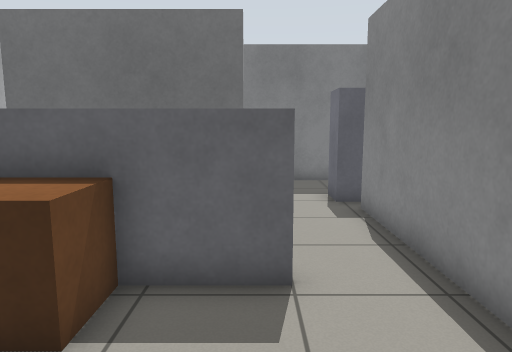
view 1 (above)

15 first-person views from a walk through a Gazebo world. The camera is 1.1 m above the floor, tilts 8° down and sees 70° across. The floor is counted in squares, 0.5 m on a side. Each view is taken from the middle of a square. On the plan, view 1 faces up. The plan holds only what a view shows up to about 19 squares ahead; the rest is blank.

view 2
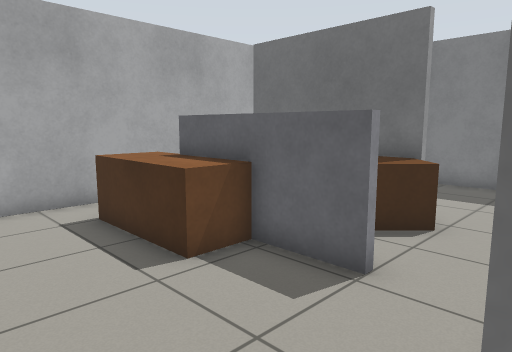

view 3
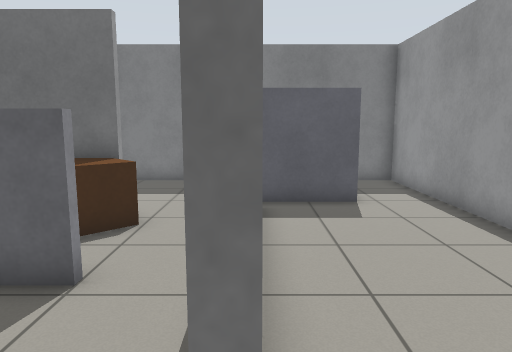

view 4
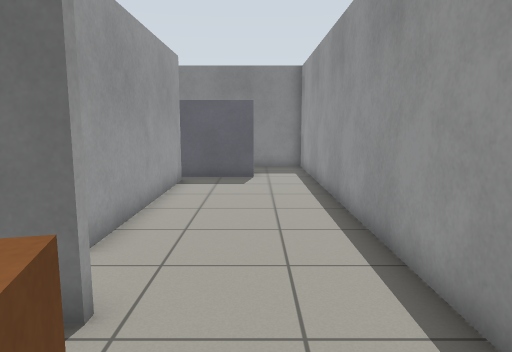

view 5
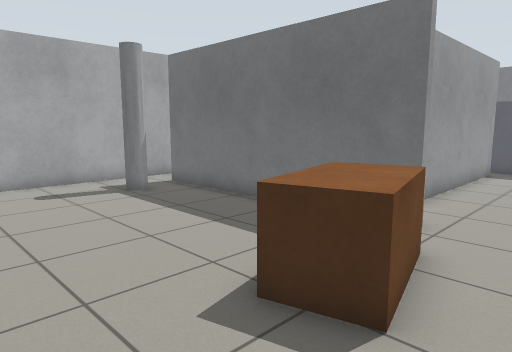

view 6
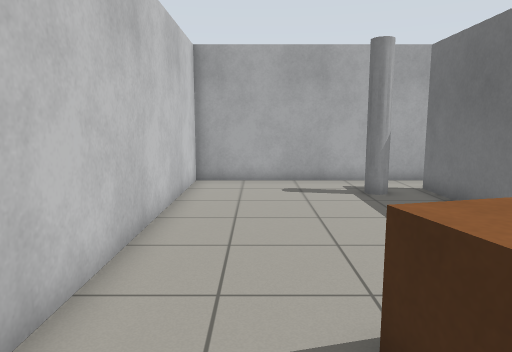

view 7
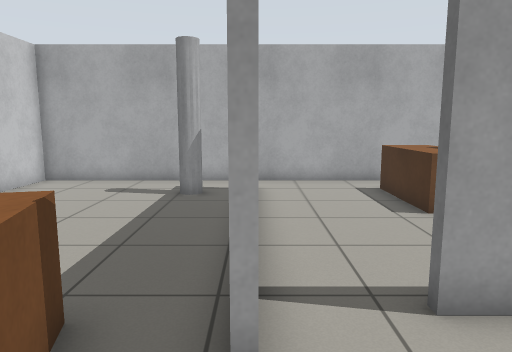

view 8
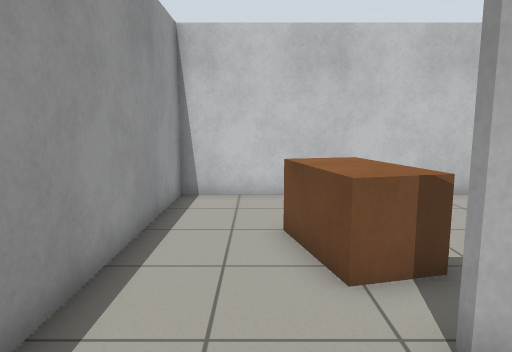

view 9
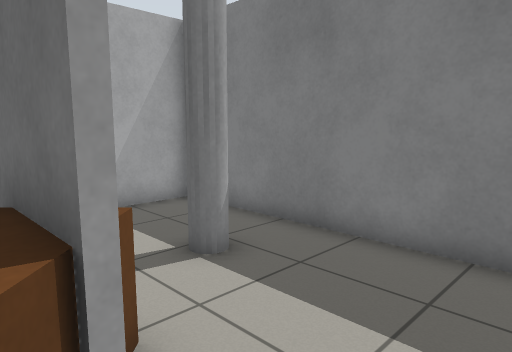

view 10
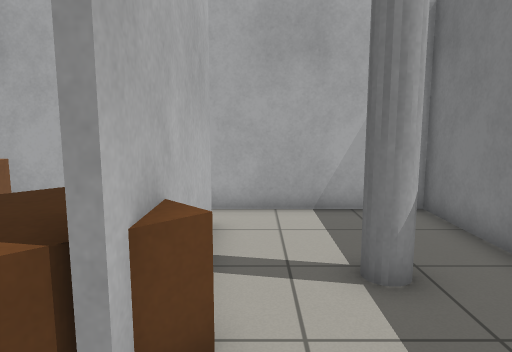

view 11
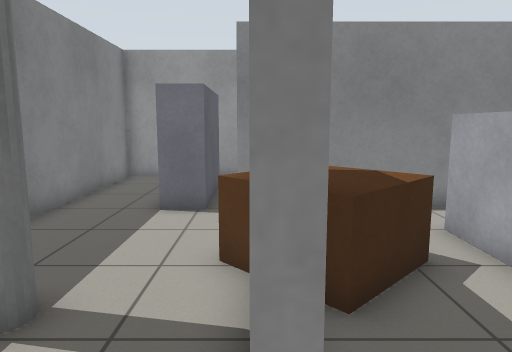

view 12
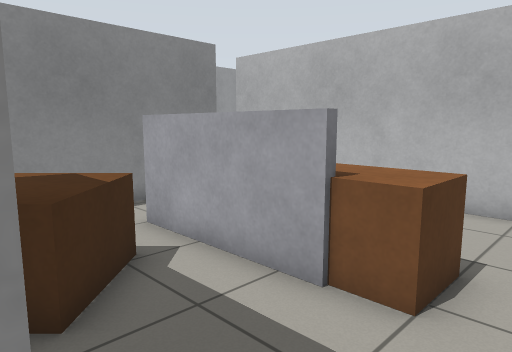

view 13
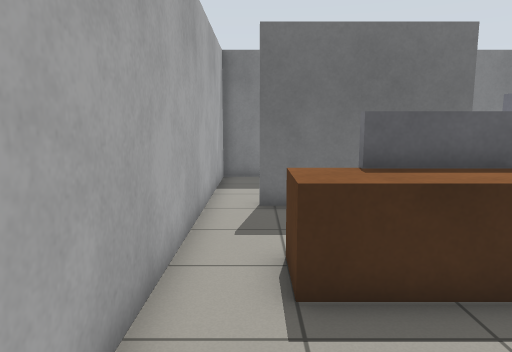

view 14
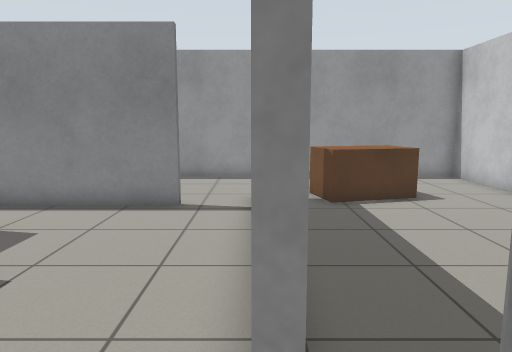

view 15
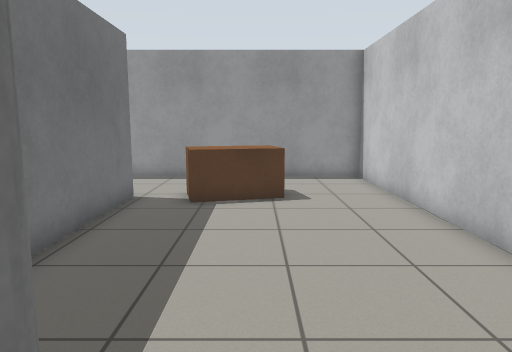

### Floor plan
Ten units are one square. View 1 is at (0, 0); x grows to the right and y downward. Boxes are objects, and circles mark ways between rooms. Rooms are numbered by the first view taken in them; rooms with no view inside come last. Other rooms are left out.
<svg viewBox="-79 -149 168 248">
<path fill="none" stroke="#000" d="M-14 -88 -60 -88M30 -96 30 -10M-60 -90 -14 -90M28 -10 28 -95M-54 10 41 10M84 5 84 -144 -74 -144 -74 5M41 12 -55 12M-74 5 -74 94 84 94 84 5"/>
<rect x="-55" y="-55" width="40" height="20" fill="#bbb"><title>brown box</title></rect>
<rect x="-45" y="-55" width="50" height="10" fill="#bbb"><title>fence</title></rect>
<rect x="-35" y="-95" width="40" height="40" fill="#bbb"><title>brown box</title></rect>
<rect x="-35" y="-125" width="10" height="10" fill="#bbb"><title>pillar</title></rect>
<rect x="25" y="-115" width="40" height="10" fill="#bbb"><title>cabinet</title></rect>
<rect x="-55" y="25" width="10" height="10" fill="#bbb"><title>pillar</title></rect>
<rect x="25" y="25" width="30" height="40" fill="#bbb"><title>brown box</title></rect>
<circle cx="-65" cy="10" r="3" fill="#2a7"/>
<circle cx="65" cy="10" r="3" fill="#2a7"/>
<text x="0" y="-70">1</text>
<text x="10" y="50">2</text>
</svg>
Room 1 opens to room 2.

Where each view was taken, in squares from view 1:
view 1: 0 up, 0 right, facing up
view 2: 0 up, 3 right, facing up-left
view 3: 0 up, 3 right, facing up
view 4: 5 down, 6 right, facing up
view 5: 9 down, 7 right, facing up-left
view 6: 7 down, 7 right, facing left
view 7: 1 down, 7 right, facing left
view 8: 2 up, 6 right, facing down
view 9: 8 up, 2 right, facing up-left
view 10: 10 up, 2 right, facing left
view 11: 9 up, 7 left, facing right
view 12: 9 up, 7 left, facing down-right
view 13: 1 down, 6 left, facing up
view 14: 1 down, 7 left, facing right
view 15: 5 down, 7 left, facing right
